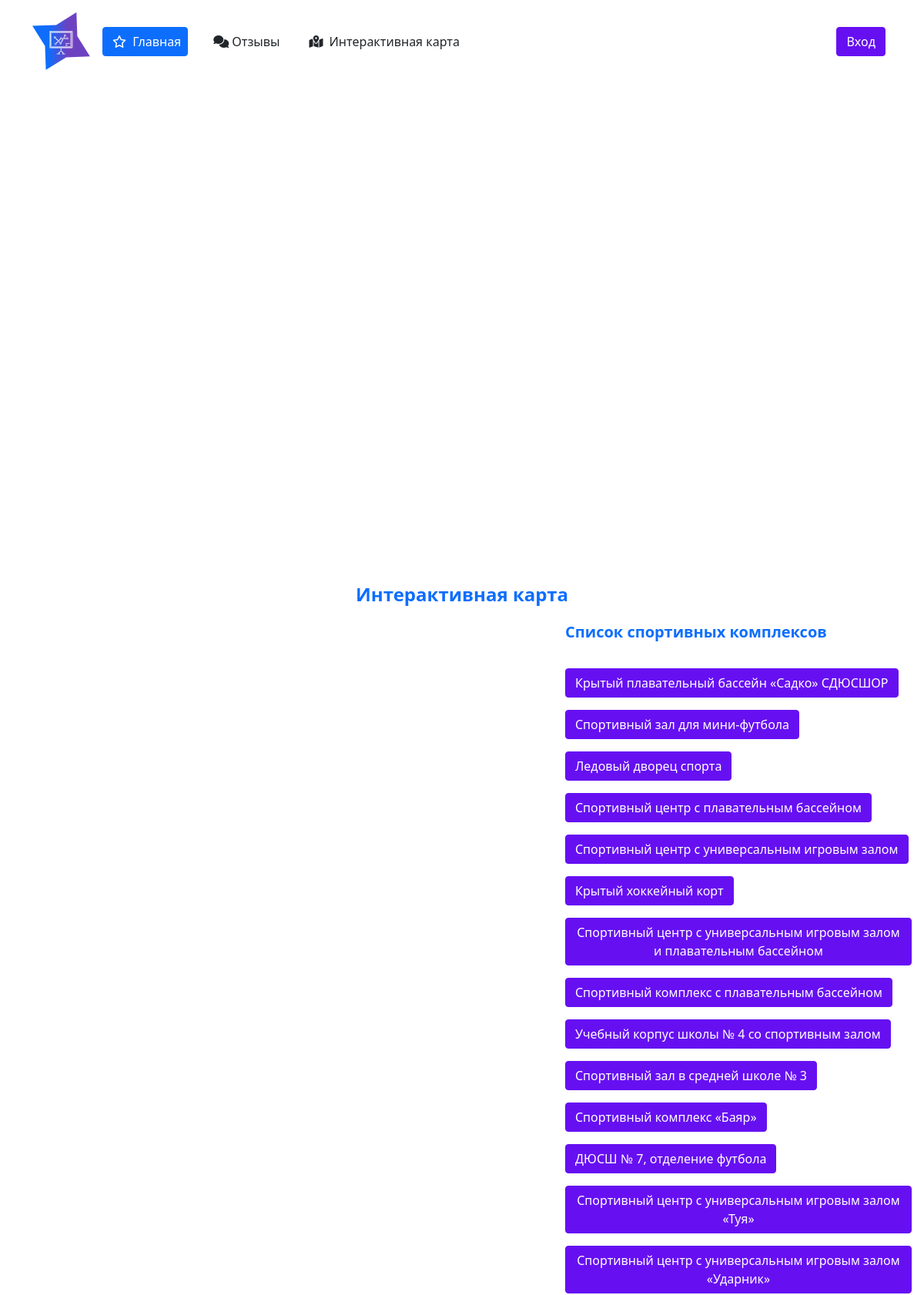
/direct_map/ (upper part), run on the app's committed database.
### app/models.py (models this page shows, shortened)
class Datas(models.Model): # Данные из csv
    name = models.CharField('Название', max_length=55,null=True, blank=True)
    name_in_english = models.CharField('Название (in english)', max_length=55,null=True, blank=True)
    active = models.CharField('Активный', max_length=255,null=True, blank=True)
    short_descr = models.CharField('Краткое описание', max_length=155,null=True, blank=True)
    detail_descr = models.TextField('Детальное описание',null=True, blank=True)
    short_descr_in_english = models.CharField('Краткое описание (in english)', max_length=100,null=True, blank=True)
    detail_descr_in_english = models.TextField('Детальное описание (in english)',null=True, blank=True)
    mo = models.CharField('МО', max_length=255,null=True, blank=True)
    subject_federation = models.CharField('Субъект федерации', max_length=100,null=True, blank=True)
    impact = models.CharField('Значимость', max_length=155,null=True, blank=True)
    locality = models.CharField('Населённый пункт',max_length=355,null=True, blank=True)
    locality_in_english = models.CharField('Населённый пункт (in english)', max_length=355,null=True, blank=True)
    address = models.CharField('Адрес', max_length=155,null=True, blank=True)
    address_in_english = models.CharField('Адрес', max_length=155,null=True, blank=True)
    oktmo = models.CharField('ОКТМО', max_length=255,null=True, blank=True)
    fcp = models.CharField('ФЦП (Федеральная целевая программа)', max_length=155,null=True, blank=True)
    move_with_object = models.CharField('Действия с объектом', max_length=255,null=True, blank=True)
    date_start_to_build = models.CharField('Дата начала строительства / реконструкции', max_length=255,null=True, blank=True)
    date_end_to_build = models.CharField('Дата завершения строительства / реконструкции', max_length=255,null=True, blank=True)
    financing = models.FloatField('Общий объём финансирования',null=True, blank=True)
    financing_from_federal_budget = models.FloatField('Финансирование из федерального бюджета',null=True, blank=True)
    financing_from_federal_budget_mastered = models.FloatField('Финансирование из федерального бюджета (из них освоено)',null=True, blank=True)
    financing_from_subject_federal_budget = models.FloatField('Финансирование из бюджета субъекта федерации',null=True, blank=True)
    financing_from_subject_federal_budget_mastered = models.FloatField('Финансирование из бюджета субъекта федерации (из них освоено.)',null=True, blank=True)
    financing_from_mun_federal_budget = models.FloatField('Финансирование из бюджета муниципального образования',null=True, blank=True)
    financing_from_mun_federal_budget_mastered = models.FloatField('Финансирование из бюджета муниципального образования (из них освоено)',null=True, blank=True)
    financing_from_mne_budget_source = models.FloatField('Финансирование из внебюджетных источников',null=True, blank=True)
    financing_from_mne_budget_source_mastered = models.FloatField('Финансирование из внебюджетных источников (из них освоено)' , default=0,null=True, blank=True)
    key_or_nope = models.CharField('Ключевой или нет?', max_length=255,null=True, blank=True)
    vising_organization = models.CharField('Курирующий орган', max_length=255,null=True, blank=True)
    vising_organization_in_english = models.CharField('Курирующий орган (in english)', max_length=255,null=True, blank=True)
    address_vising_organization = models.CharField('Адрес курирующего органа', max_length=255,null=True, blank=True)
    address_vising_organization_in_english = models.CharField('Адрес курирующего органа (in english)', max_length=255,null=True, blank=True)
    phone_number_organization = models.CharField('Телефон курирующего органа', max_length=30,null=True, blank=True)
    contact_number_object = models.CharField('Контактный телефон объекта', max_length=30,null=True, blank=True)
    job_mon_fri = models.CharField('Режим работы Пн.-Пт.', max_length=255,null=True, blank=True)
    job_sb = models.CharField('Режим работы Сб', max_length=255,null=True, blank=True)
    job_vs = models.CharField('Режим работы Вс', max_length=255,null=True, blank=True)
    square = models.FloatField('Площадь',null=True, blank=True)
    email = models.EmailField('E-mail',null=True, blank=True)
    url_site = models.CharField('URL сайта', max_length=255,null=True, blank=True)
    reestr = models.CharField('Внесён в реестр?', max_length=255,null=True, blank=True)
    type_sport_complex = models.CharField('Тип спортивного комплекса', max_length=255,null=True, blank=True)
    compet_complex = models.TextField('Какие соревнования проводятся?',null=True, blank=True)
    type_sports = models.TextField('Виды спорта',null=True, blank=True)
    cor_x_object = models.DecimalField('Яндекс координата объекта X',null=True, blank=True, max_digits=9, decimal_places=6)
    cor_y_object = models.DecimalField('Яндекс координата объекта Y',null=True, blank=True, max_digits=9, decimal_places=6)
    scale_yan_map = models.FloatField('Маштаб Яндекс-карты',null=True, blank=True)
    cen_x = models.DecimalField('Яндекс координата центра X',null=True, blank=True, max_digits=9, decimal_places=6)
    cen_y = models.DecimalField('Яндекс координата центра Y',null=True, blank=True, max_digits=9, decimal_places=6)
    min_cor_x = models.DecimalField('Мини координата X',null=True, blank=True, max_digits=9, decimal_places=6)
    min_cor_y = models.DecimalField('Мини координата Y',null=True, blank=True, max_digits=9, decimal_places=6)
    general_plan = models.TextField('Генеральный план',null=True, blank=True)
    dop_general_plan = models.TextField('Дополнительные планы',null=True, blank=True)
    materials = models.CharField('Прочие материалы', max_length=255)
    class Meta:
        verbose_name = 'Данные от CSV файла'
        verbose_name_plural = 'Данные от CSV файла'

### app/views.py (the view)
# urls.py: path('direct_map/', views.mapView, name = 'map'),
def mapView(req): ## получение всех комплексов
    page_name = "map.html"
    obj_datas = Datas.objects.all()
    values = {
        'objects':obj_datas
    }
    return render(req, page_name, values)

### app/templates/map.html (shortened to what this page needs)
{% extends './base.html' %}
{% load static %}
{% block content %}
  <p class = 'text-center fw-bold fs-4 mt-3 text-primary'>Интерактивная карта</p>
<div class = 'd-flex'>
    <div class = 'mt-2' id="map" style="height: 80vh; width: 80%;"></div>
    <div class = 'overflow-auto scrollspy-example d-flex flex-column mx-3' style = 'height:80vh; max-width: 450px;'>
            <p class = 'fs-5 fw-bold text-primary'>Список спортивных комплексов</p>
            <form method="POST">
                {% for o in objects %}
                    <button class = 'objbut btn btn-indigo mt-3' data-pk="{{ o.id }}">{{ o.name }}</button>
                {% empty %}
                    <p class = 'text-danger fs-4 fw-bold text-uppercase'>Пока нет данных!!</p>
                {% endfor %}
            </form>
    </div>
</div>
{% endblock content %}

### data on the page
Datas: name "Крытый плавательный бассейн «Садко» СДЮСШОР"
Datas: name "Спортивный зал для мини-футбола"
Datas: name "Ледовый дворец спорта"
Datas: name "Спортивный центр с плавательным бассейном"
Datas: name "Спортивный центр с универсальным игровым залом"
Datas: name "Крытый хоккейный корт"
Datas: name "Спортивный центр с универсальным игровым залом и плавательным бассейном"
Datas: name "Спортивный комплекс с плавательным бассейном"
Datas: name "Учебный корпус школы № 4 со спортивным залом"
Datas: name "Спортивный зал в средней школе № 3"
Datas: name "Спортивный комплекс «Баяр»"
Datas: name "ДЮСШ № 7, отделение футбола"
Datas: name "Спортивный центр с универсальным игровым залом «Туя»"
Datas: name "Спортивный центр с универсальным игровым залом «Ударник»"
